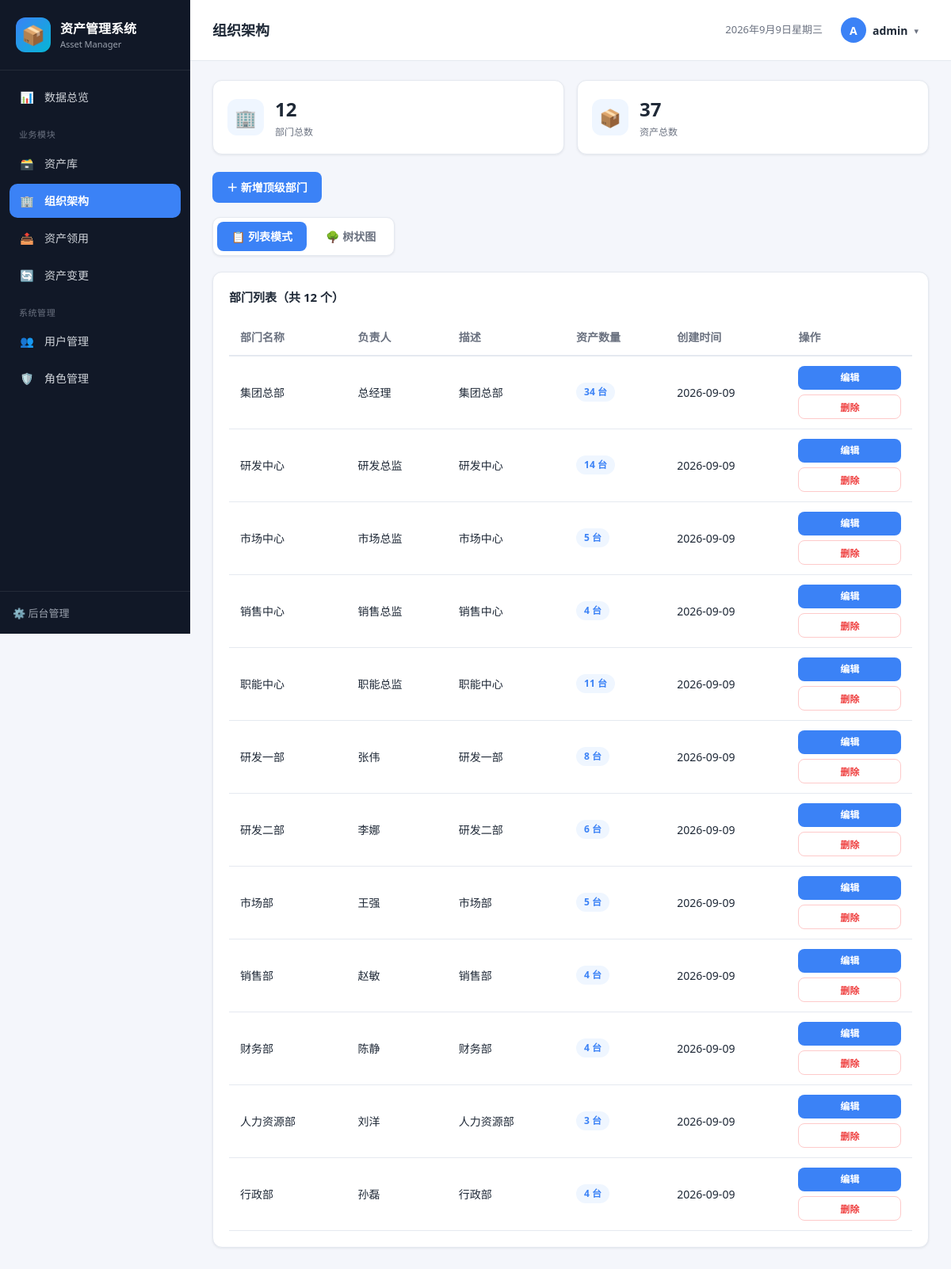
The app's page /org/ (signed in) with its own data.
### assets/models.py (models this page shows, shortened)
class Department(models.Model):
    name = models.CharField('部门名称', max_length=100, unique=True)
    manager = models.CharField('负责人', max_length=50, blank=True)
    description = models.CharField('部门描述', max_length=200, blank=True)
    parent = models.ForeignKey(
        'self',
        verbose_name='上级部门',
        on_delete=models.SET_NULL,
        null=True,
        blank=True,
        related_name='children',
    )
    created_at = models.DateTimeField('创建时间', auto_now_add=True)
    class Meta:
        verbose_name = '部门'
        verbose_name_plural = '部门'
        ordering = ['id']

### assets/views.py (the view)
# urls.py: path('org/', views.org, name='org'),
@perm_required('view_org')
def org(request):
    mode = request.GET.get('mode', 'list')
    departments = Department.objects.annotate(asset_count=Count('assets')).order_by('id')
    direct = {d.id: d.asset_count for d in departments}
    children = {}
    for d in departments:
        if d.parent_id:
            children.setdefault(d.parent_id, []).append(d.id)
    sub_memo = {}
    def subtree(nid):
        if nid not in sub_memo:
            total = direct.get(nid, 0)
            for cid in children.get(nid, []):
                total += subtree(cid)
            sub_memo[nid] = total
        return sub_memo[nid]
    for d in departments:
        d.subtree_count = subtree(d.id)
    nodes = {d.id: {'dept': d, 'children': []} for d in departments}
    roots = []
    for d in departments:
        node = nodes[d.id]
        if d.parent_id and d.parent_id in nodes:
            nodes[d.parent_id]['children'].append(node)
        else:
            roots.append(node)
    context = {
        'departments': departments,
        'mode': mode,
        'tree_roots': roots,
        'total_departments': Department.objects.count(),
        'total_assets': Asset.objects.count(),
        'page_title': '组织架构',
        'active': 'org',
    }
    return render(request, 'org.html', context)

### assets/context_processors.py (called while the page is built)
def messages_json(request):
    msgs = [
        {'level': m.level_tag, 'message': str(m)}
        for m in get_messages(request)
    ]
    return {'messages_json': json.dumps(msgs, ensure_ascii=False)}

### assets/permissions.py (called while the page is built)
def user_has_perm(user, perm):
    if not user or not user.is_authenticated:
        return False
    if user.is_superuser:
        return True
    profile = getattr(user, 'profile', None)
    role = profile.role if profile else None
    if not role:
        return False
    return bool(getattr(role, perm, False))

def perm_required(perm_code):
    def decorator(view_func):
        @wraps(view_func)
        @login_required
        def _wrapped(request, *args, **kwargs):
            if not user_has_perm(request.user, perm_code):
                messages.error(request, '当前账号无访问该页面的权限。')
                return redirect(reverse('dashboard'))
            return view_func(request, *args, **kwargs)
        return _wrapped
    return decorator

### assets/templatetags/app_filters.py (called while the page is built)
@register.filter
def has_perm(user, perm):
    return user_has_perm(user, perm)

### templates/org.html (shortened to what this page needs)
{% extends 'base.html' %}
{% load app_filters %}
{% block content %}
<div class="stat-grid">
    <div class="stat-card"><div class="stat-icon">🏢</div><div class="stat-info"><div class="stat-value">{{ total_departments }}</div><div class="stat-label">部门总数</div></div></div>
    <div class="stat-card"><div class="stat-icon">📦</div><div class="stat-info"><div class="stat-value">{{ total_assets }}</div><div class="stat-label">资产总数</div></div></div>
</div>
<div class="toolbar">
    {% if user|has_perm:'manage_org' %}
    <a class="btn" href="{% url 'department_create' %}?mode={{ mode }}">＋ 新增顶级部门</a>
    {% endif %}
</div>
<div class="view-tabs">
    <a class="tab {% if mode != 'tree' %}active{% endif %}" href="{% url 'org' %}?mode=list">📋 列表模式</a>
    <a class="tab {% if mode == 'tree' %}active{% endif %}" href="{% url 'org' %}?mode=tree">🌳 树状图</a>
</div>
{% if mode == 'tree' %}
<div class="card">
    <div class="card-title">组织架构树状图（鼠标悬停节点可进行增删改）</div>
    {% if tree_roots %}
    <ul class="tree">
        {% for node in tree_roots %}{% include 'org/_node.html' %}{% endfor %}
    </ul>
    {% else %}
    <div class="empty">暂无部门，请先创建部门。</div>
    {% endif %}
</div>
{% else %}
<div class="card">
    <div class="card-title">部门列表（共 {{ departments|length }} 个）</div>
    {% if departments %}
    <table class="table">
        <thead>
            <tr><th>部门名称</th><th>负责人</th><th>描述</th><th>资产数量</th><th>创建时间</th><th>操作</th></tr>
        </thead>
        <tbody>
            {% for d in departments %}
            <tr>
                <td>{{ d.name }}</td>
                <td>{{ d.manager|default:'—' }}</td>
                <td>{{ d.description|default:'—' }}</td>
                <td><span class="badge">{{ d.subtree_count }} 台</span></td>
                <td>{{ d.created_at|date:'Y-m-d' }}</td>
                <td>
                    {% if user|has_perm:'manage_org' %}
                    <div class="col-actions">
                        <a class="btn btn-sm" href="{% url 'department_update' d.pk %}?mode=list">编辑</a>
                        <form method="post" action="{% url 'department_delete' d.pk %}" id="del-dept-{{ d.pk }}"
                              onsubmit="return confirmAction('确认删除部门「{{ d.name }}」？', 'del-dept-{{ d.pk }}');">
                            <button class="btn btn-sm btn-danger btn-outline-danger" type="submit">删除</button>
                        </form>
                    </div>
                    {% else %}—{% endif %}
                </td>
            </tr>
            {% endfor %}
        </tbody>
    </table>
    {% else %}
    <div class="empty">暂无部门，请先创建部门。</div>
    {% endif %}
</div>
{% endif %}
{% endblock %}

### templates/base.html (shortened to what this page needs)
{% load static %}
{% load app_filters %}
<!DOCTYPE html>
<html lang="zh-cn">
<head>
    <link rel="stylesheet" href="{% static 'css/style.css' %}">
</head>
<body>
<div class="layout">
    <aside class="sidebar">
        <div class="brand">
            <div class="brand-icon">📦</div>
            <div class="brand-text">
                <div class="brand-name">资产管理系统</div>
                <div class="brand-sub">Asset Manager</div>
            </div>
        </div>
        <nav class="nav">
            {% if user.is_authenticated %}
            <a class="nav-item {% if active == 'dashboard' %}active{% endif %}" href="{% url 'dashboard' %}">
                <span class="nav-icon">📊</span>数据总览
            </a>
            <div class="nav-group">业务模块</div>
            {% if user.is_superuser or user|has_perm:'view_assets' %}
            <a class="nav-item {% if active == 'library' %}active{% endif %}" href="{% url 'library' %}">
                <span class="nav-icon">🗃️</span>资产库
            </a>
            {% endif %}
            {% if user.is_superuser or user|has_perm:'view_org' %}
            <a class="nav-item {% if active == 'org' %}active{% endif %}" href="{% url 'org' %}">
                <span class="nav-icon">🏢</span>组织架构
            </a>
            {% endif %}
            {% if user.is_superuser or user|has_perm:'view_requisition' %}
            <a class="nav-item {% if active == 'requisition' %}active{% endif %}" href="{% url 'requisition' %}">
                <span class="nav-icon">📤</span>资产领用
            </a>
            {% endif %}
            {% if user.is_superuser or user|has_perm:'view_change' %}
            <a class="nav-item {% if active == 'change' %}active{% endif %}" href="{% url 'change' %}">
                <span class="nav-icon">🔄</span>资产变更
            </a>
            {% endif %}
            {% if user.is_superuser or user|has_perm:'manage_users' %}
            <div class="nav-group">系统管理</div>
            <a class="nav-item {% if active == 'users' %}active{% endif %}" href="{% url 'user_list' %}">
                <span class="nav-icon">👥</span>用户管理
            </a>
            <a class="nav-item {% if active == 'roles' %}active{% endif %}" href="{% url 'role_list' %}">
                <span class="nav-icon">🛡️</span>角色管理
            </a>
            {% endif %}
            {% endif %}
        </nav>
        <div class="sidebar-footer">
            <a href="/admin/" target="_blank">⚙️ 后台管理</a>
        </div>
    </aside>
    <main class="main">
        <header class="topbar">
            <div class="page-title">{{ page_title }}</div>
            <div class="topbar-right">
                <span class="date-badge" id="today"></span>
                <div class="user-menu">
                    <div class="user-dropdown">
                        <button type="button" class="user-trigger" id="user-trigger">
                            <span class="user-avatar">{{ user.username|slice:':1'|upper }}</span>
                            <span class="user-name">{{ user.username }}</span>
                            <span class="dd-caret">▾</span>
                        </button>
                    </div>
                </div>
            </div>
        </header>
        <div class="content">
            {% block content %}{% endblock %}
        </div>
    </main>
</div>
</body>
</html>

### records on screen
Department: name "集团总部", manager "总经理", description "集团总部", subtree_count "34", created_at "2026-09-09"
Department: name "研发中心", manager "研发总监", description "研发中心", subtree_count "14", created_at "2026-09-09"
Department: name "市场中心", manager "市场总监", description "市场中心", subtree_count "5", created_at "2026-09-09"
Department: name "销售中心", manager "销售总监", description "销售中心", subtree_count "4", created_at "2026-09-09"
Department: name "职能中心", manager "职能总监", description "职能中心", subtree_count "11", created_at "2026-09-09"
Department: name "研发一部", manager "张伟", description "研发一部", subtree_count "8", created_at "2026-09-09"
Department: name "研发二部", manager "李娜", description "研发二部", subtree_count "6", created_at "2026-09-09"
Department: name "市场部", manager "王强", description "市场部", subtree_count "5", created_at "2026-09-09"
Department: name "销售部", manager "赵敏", description "销售部", subtree_count "4", created_at "2026-09-09"
Department: name "财务部", manager "陈静", description "财务部", subtree_count "4", created_at "2026-09-09"
Department: name "人力资源部", manager "刘洋", description "人力资源部", subtree_count "3", created_at "2026-09-09"
Department: name "行政部", manager "孙磊", description "行政部", subtree_count "4", created_at "2026-09-09"

### other values on screen
{{ page_title }} "组织架构"
{{ user.username|slice:':1'|upper }} "A"
{{ user.username }} "admin"
{{ total_departments }} "12"
{{ total_assets }} "37"
{{ departments|length }} "12"
